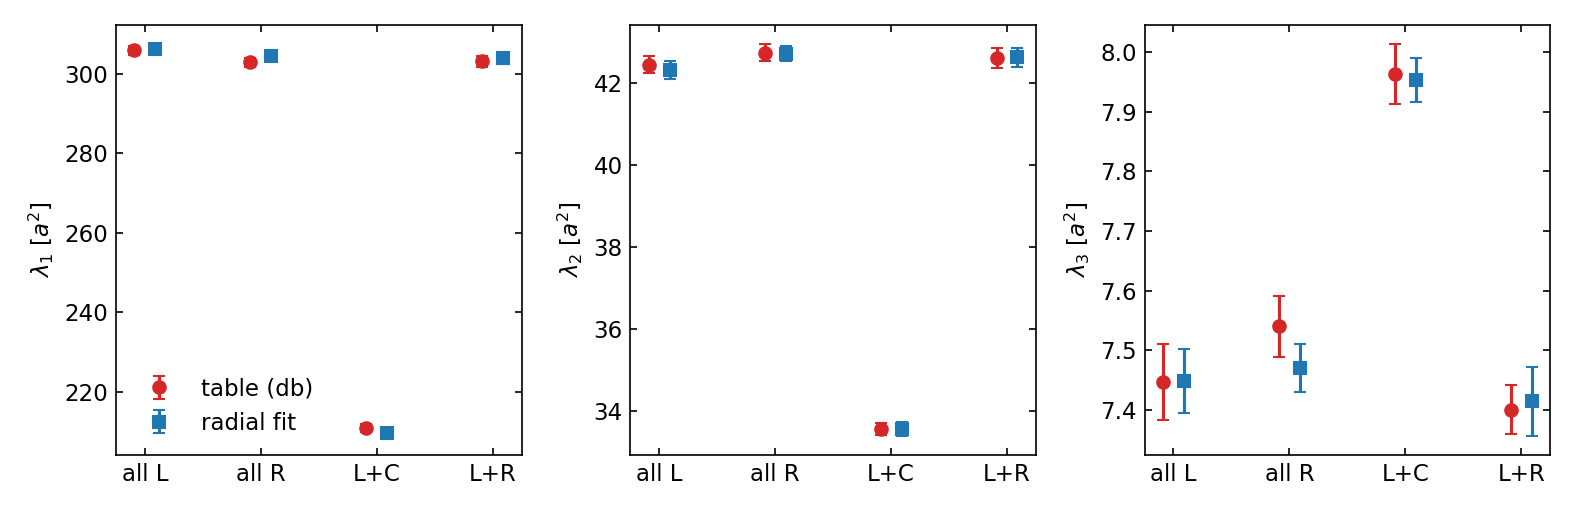

This figure's Python source:
#!/usr/bin/env python3
"""Gyration-tensor eigenvalues of the frozen-pattern N = 40 chains run by gen_gyration_db.sh:
lambda_1 >= lambda_2 >= lambda_3 per dumped frame, averaged after dropping the first 20 % of the
frames; the error of one run is the standard error over 10 time blocks, seeds are combined as
independent runs.  Reported per pattern for the tabulated potential (db) and the radial fit
(fit): the eigenvalues, Rg^2 = sum lambda_i, the shape ratios lambda_2/lambda_1 and
lambda_3/lambda_1, the run length in integrated autocorrelation times of Rg^2, and the
acceptance of pivot and twist moves.  The allL / allR pair is the mirror check of the table.

--md-root <dir> (user 2026-09-23: "compare to monomer resolved value"): the matching
monomer-resolved LAMMPS runs (grant repo, prelim/runs/cg_gyration_t45_grd_runs:
cgblk_<40-block pattern>_m7_theta45_phi120_K20_grd, 280 monomers, 201 frames over 2e7 steps) are
read, the gyration tensor of their 40 block CENTRES OF MASS (the points the MC beads represent)
is evaluated on the second half with 8-block errors, and reported as "MD" rows with z-scores of
db and fit against it.

  ~/.conda/envs/sim_analysis/bin/python runs/gyration_db/gyration_db.py [--fig] [--md-root DIR]
"""
import glob
import os
import re
import sys

import numpy as np

os.chdir(os.path.dirname(os.path.abspath(__file__)))
PATTERNS = ["allL", "allR", "halfL_C", "halfL_R"]
POTS = ["db", "fit"]
SEQ = {"allL": "L" * 40, "allR": "R" * 40, "halfL_C": "L" * 20 + "C" * 20, "halfL_R": "L" * 20 + "R" * 20}
M = 7


def md_frames(path):
    """Unwrapped (N, 3) coordinates per LAMMPS dump frame (image flags applied)."""
    for blk in open(path).read().split("ITEM: TIMESTEP")[1:]:
        L = blk.splitlines()
        try:
            i = next(k for k, l in enumerate(L) if l.startswith("ITEM: ATOMS"))
            b = next(k for k, l in enumerate(L) if l.startswith("ITEM: BOX BOUNDS"))
        except StopIteration:
            continue
        box = np.array([float(L[b + 1 + k].split()[1]) - float(L[b + 1 + k].split()[0]) for k in range(3)])
        cols = L[i].split()[2:]
        ci = {c: j for j, c in enumerate(cols)}
        rows = [l.split() for l in L[i + 1:] if len(l.split()) == len(cols)]
        if not rows:
            continue
        rows.sort(key=lambda r: int(r[ci["id"]]))
        xyz = np.array([[float(r[ci["x"]]), float(r[ci["y"]]), float(r[ci["z"]])] for r in rows])
        img = np.array([[int(r[ci["ix"]]), int(r[ci["iy"]]), int(r[ci["iz"]])] for r in rows])
        yield xyz + img * box


def md_reference(root, theta0=45):
    """{pattern: dict(lam, err, nfr)} from the block centres of mass of the fine runs."""
    out = {}
    for pat, seq in SEQ.items():
        tag = f"cgblk_{seq}_m7_theta{theta0}_phi120_K20_grd"
        d = os.path.join(root, tag)
        if not os.path.isfile(os.path.join(d, f"data.{tag}.final")):
            continue
        P = np.array([xyz.reshape(-1, M, 3).mean(1) for xyz in md_frames(os.path.join(d, f"traj.{tag}.lammpstrj"))])
        P = P[len(P) // 2:]
        c = P - P.mean(1, keepdims=True)
        T = np.einsum("fia,fib->fab", c, c) / P.shape[1]
        lam = np.sort(np.linalg.eigvalsh(T), axis=1)[:, ::-1]
        nb = 8
        blk = lam[: len(lam) // nb * nb].reshape(nb, -1, 3).mean(1)
        out[pat] = dict(lam=lam.mean(0), err=blk.std(0, ddof=1) / np.sqrt(nb), n=len(lam))
    return out


def read_frames(f):
    frames = []
    with open(f) as fh:
        while True:
            head = fh.readline()
            if not head:
                break
            n = int(head)
            fh.readline()
            rows = [fh.readline().split() for _ in range(n)]
            if len(rows[-1]) < 4:
                break                                       # half-written last frame
            frames.append([[float(v) for v in r[1:4]] for r in rows])
            species = [r[0] for r in rows]
    return np.array(frames), np.array(species)


def contacts(P, species, rmax):
    """mean number per frame of helix-helix pairs j >= i + 2 (the non-bonded exclusion of the code)
    closer than rmax -- how often the pair table is actually consulted."""
    h = np.where(species != "C")[0]
    if len(h) < 3:
        return 0.0
    ii, jj = np.triu_indices(len(h), 2)
    d = np.linalg.norm(P[:, h[ii]] - P[:, h[jj]], axis=2)
    return float((d < rmax).sum(1).mean())


def read_obs(f):
    lines = open(f).read().splitlines()
    hdr = next(l for l in lines if l.startswith("#")).split()[1:]
    rows = np.array([[float(x) for x in l.split()] for l in lines
                     if not l.startswith("#") and len(l.split()) == len(hdr)])
    return {k: rows[:, i] for i, k in enumerate(hdr)}


def tau_int(x):
    x = np.asarray(x, float); x = x - x.mean(); n = len(x)
    if n < 16 or x.std() == 0:
        return np.nan
    f = np.fft.rfft(x, 2 * n); ac = np.fft.irfft(f * np.conj(f))[:n] / np.arange(n, 0, -1); ac /= ac[0]
    t = 0.5
    for M in range(1, n // 2):
        t += ac[M]
        if M > 6 * t:
            break
    return t


def summary_value(log, key):
    m = re.search(r"# " + re.escape(key) + r"\s*=\s*([-0-9.eE+]+)", open(log).read())
    return float(m.group(1)) if m else np.nan


def collect():
    runs = {}
    for f in sorted(glob.glob("out/*_conf.xyz")):
        m = re.match(r"out/(\w+?)_(db|fit)_s(\d+)_conf", f)
        if not m:
            continue
        pat, pot, seed = m.group(1), m.group(2), int(m.group(3))
        log = f"logs/{pat}_{pot}_s{seed}.log"
        if not os.path.exists(log) or "summary" not in open(log).read():
            continue                                        # unfinished
        P, species = read_frames(f)
        if len(P) < 50:
            continue
        P = P[len(P) // 5:]
        nc3, nc2 = contacts(P, species, 3.0), contacts(P, species, 2.0)
        c = P - P.mean(1, keepdims=True)
        T = np.einsum("fia,fib->fab", c, c) / P.shape[1]
        lam = np.sort(np.linalg.eigvalsh(T), axis=1)[:, ::-1]
        nb = 10
        blk = lam[: len(lam) // nb * nb].reshape(nb, -1, 3).mean(1)
        o = read_obs(f.replace("_conf.xyz", "_obs.dat"))
        dt = o["sweep"][1] - o["sweep"][0]
        runs.setdefault((pat, pot), []).append(dict(
            lam=lam.mean(0), err=blk.std(0, ddof=1) / np.sqrt(nb), nfr=len(lam),
            tau=tau_int(o["Rg2"]) * dt, nsw=o["sweep"][-1] - o["sweep"][0],
            acc_piv=summary_value(log, "acc_pivot"), acc_tw=summary_value(log, "acc_twist"),
            enb=summary_value(log, "<E_nb>"), nc3=nc3, nc2=nc2))
    res = {}
    for key, rs in runs.items():
        n = len(rs)
        res[key] = dict(lam=np.mean([r["lam"] for r in rs], 0),
                        err=np.sqrt(np.sum([r["err"] ** 2 for r in rs], 0)) / n,
                        n=n, tau=np.nanmean([r["tau"] for r in rs]), nsw=rs[0]["nsw"],
                        acc_piv=np.mean([r["acc_piv"] for r in rs]),
                        acc_tw=np.nanmean([r["acc_tw"] for r in rs]),
                        enb=np.mean([r["enb"] for r in rs]),
                        nc3=np.mean([r["nc3"] for r in rs]), nc2=np.mean([r["nc2"] for r in rs]))
    return res


def report_md(res, md):
    print(f"\nmonomer-resolved reference (block centres of mass, second half, 8-block errors):")
    print(f"{'pattern':>8} {'frames':>6} {'lam1':>8} {'+-':>5} {'lam2':>7} {'+-':>5} {'lam3':>7} {'+-':>5} {'Rg2':>7} {'l2/l1':>6} {'l3/l1':>6} | z(db - MD) | z(fit - MD)")
    for pat in PATTERNS:
        if pat not in md:
            continue
        m = md[pat]; lam, err = m["lam"], m["err"]
        zs = []
        for pot in POTS:
            if (pat, pot) in res:
                r = res[(pat, pot)]
                z = (r["lam"] - lam) / np.sqrt(r["err"] ** 2 + err ** 2)
                zs.append(" ".join(f"{v:+5.1f}" for v in z))
            else:
                zs.append("   -   ")
        print(f"{pat:>8} {m['n']:>6} {lam[0]:>8.2f} {err[0]:>5.2f} {lam[1]:>7.2f} {err[1]:>5.2f} {lam[2]:>7.2f} {err[2]:>5.2f} "
              f"{lam.sum():>7.2f} {lam[1] / lam[0]:>6.3f} {lam[2] / lam[0]:>6.3f} | {zs[0]} | {zs[1]}")


def report(res):
    print(f"{'pattern':>8} {'pot':>4} {'seeds':>5} {'lam1':>8} {'+-':>5} {'lam2':>7} {'+-':>5} {'lam3':>7} {'+-':>5} "
          f"{'Rg2':>7} {'l2/l1':>6} {'l3/l1':>6} {'<E_nb>':>7} {'HH<3a':>6} {'HH<2a':>6} {'run/tau':>7} {'acc_piv':>7} {'acc_tw':>6}")
    for pat in PATTERNS:
        for pot in POTS:
            if (pat, pot) not in res:
                continue
            r = res[(pat, pot)]; lam, err = r["lam"], r["err"]
            print(f"{pat:>8} {pot:>4} {r['n']:>5} {lam[0]:>8.2f} {err[0]:>5.2f} {lam[1]:>7.2f} {err[1]:>5.2f} "
                  f"{lam[2]:>7.2f} {err[2]:>5.2f} {lam.sum():>7.2f} {lam[1] / lam[0]:>6.3f} {lam[2] / lam[0]:>6.3f} "
                  f"{r['enb']:>7.2f} {r['nc3']:>6.3f} {r['nc2']:>6.3f} {r['nsw'] / r['tau']:>7.1f} {r['acc_piv']:>7.3f} {r['acc_tw']:>6.3f}")
    print("\ndb - fit per pattern, in units of the combined error (z):")
    for pat in PATTERNS:
        if (pat, "db") in res and (pat, "fit") in res:
            a, b = res[(pat, "db")], res[(pat, "fit")]
            z = (a["lam"] - b["lam"]) / np.sqrt(a["err"] ** 2 + b["err"] ** 2)
            d = a["lam"] - b["lam"]
            print(f"{pat:>8}  dlam = {d[0]:+.2f} {d[1]:+.2f} {d[2]:+.2f}   z = {z[0]:+.1f} {z[1]:+.1f} {z[2]:+.1f}")
    if ("allL", "db") in res and ("allR", "db") in res:
        a, b = res[("allL", "db")], res[("allR", "db")]
        z = (a["lam"] - b["lam"]) / np.sqrt(a["err"] ** 2 + b["err"] ** 2)
        print(f"\nmirror check allL vs allR (db): z = {z[0]:+.1f} {z[1]:+.1f} {z[2]:+.1f}")


def figure(res, md=None):
    import matplotlib
    matplotlib.use("Agg")
    import matplotlib.pyplot as plt
    plt.rcParams.update({"font.size": 11, "xtick.direction": "in", "ytick.direction": "in",
                         "xtick.top": True, "ytick.right": True})
    fig, ax = plt.subplots(1, 3, figsize=(10.5, 3.4), sharex=True)
    x = np.arange(len(PATTERNS))
    if md:
        for i in range(3):
            y = [md[p]["lam"][i] if p in md else np.nan for p in PATTERNS]
            e = [md[p]["err"][i] if p in md else np.nan for p in PATTERNS]
            ax[i].errorbar(x, y, e, fmt="D", ms=6, capsize=3, color="k", label="monomer-resolved (block COMs)")
    for k, pot in enumerate(POTS):
        for i in range(3):
            y = [res[(p, pot)]["lam"][i] if (p, pot) in res else np.nan for p in PATTERNS]
            e = [res[(p, pot)]["err"][i] if (p, pot) in res else np.nan for p in PATTERNS]
            ax[i].errorbar(x + (k - 0.5) * 0.18, y, e, fmt="o" if pot == "db" else "s", ms=6, capsize=3,
                           color="C3" if pot == "db" else "C0", label={"db": "table (db)", "fit": "radial fit"}[pot])
    for i in range(3):
        ax[i].set_ylabel(rf"$\lambda_{i + 1}$ [$a^2$]")
        ax[i].set_xticks(x); ax[i].set_xticklabels(["all L", "all R", "L+C", "L+R"])
    ax[0].legend(frameon=False)
    fig.tight_layout()
    fig.savefig("gyration_db.pdf"); fig.savefig("gyration_db.png", dpi=150)
    print("wrote gyration_db.pdf/png")


if __name__ == "__main__":
    res = collect()
    if not res:
        print("no finished runs"); sys.exit(1)
    report(res)
    md = None
    if "--md-root" in sys.argv:
        md = md_reference(sys.argv[sys.argv.index("--md-root") + 1])
        report_md(res, md)
    if "--fig" in sys.argv:
        figure(res, md)
